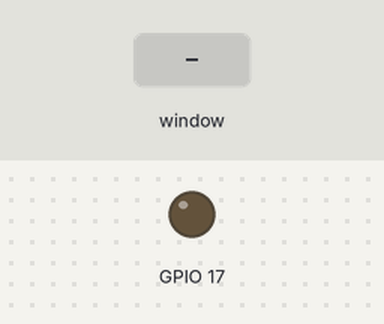
The program below on a simulated Raspberry Pi (BCM pin numbers). Shown: output pins drawn as LEDs (lit = HIGH). The test bench sets the inputs (shaded band). The desktop window is not drawn, its controls go by their first labels and the mouse button is held 0.15 s.

Above: at 1.2 s.
1.3 s: control labelled "Abrir" in the window clicked
At 2.4 s:
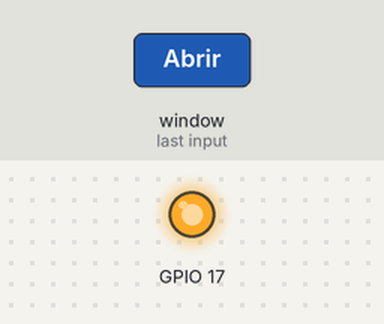
2.8 s: control labelled "Cerrar" in the window clicked
At 3.5 s:
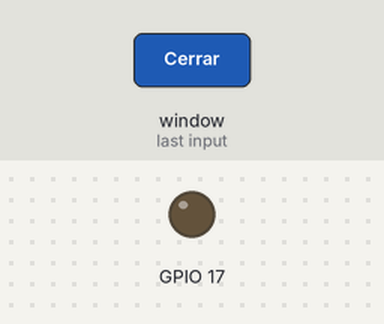
Timing chart, 0 to 5.8 s (numbered marks = the images above; inputs shaded):
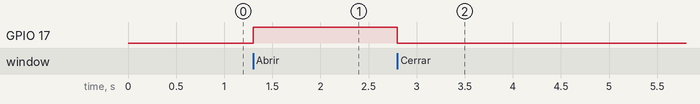

Measured:
- after the input at 1.3 s, GPIO 17: LOW → HIGH at once
- after the input at 2.8 s, GPIO 17: HIGH → LOW at once

The program:

tst_graph.py
```python
import RPi.GPIO as GPIO
import tkinter as tk

# Configuración inicial de los pines GPIO
GPIO.setmode(GPIO.BCM)
GPIO.setup(17, GPIO.OUT) # Pin 17 configurado como salida


class App:
    def __init__(self, master):
        self.master = master
        master.title("Controlador de Puertos GPIO")

        # Botón para abrir el puerto gpio 17
        self.btn_on = tk.Button(master, text="Abrir", command=self.open_port)
        self.btn_on.pack()

        # Botón para cerrar el puerto gpio 17
        self.btn_off = tk.Button(master, text="Cerrar", command=self.close_port)
        self.btn_off.pack()

    def open_port(self):
        	GPIO.output(17, True)

    def close_port(self):
        	GPIO.output(17,False)


root = tk.Tk()
app = App(root)
root.mainloop()

# Limpiamos y liberamos los recursos utilizados por los pines gpio antes de salir del programa.
GPIO.cleanup()
```
